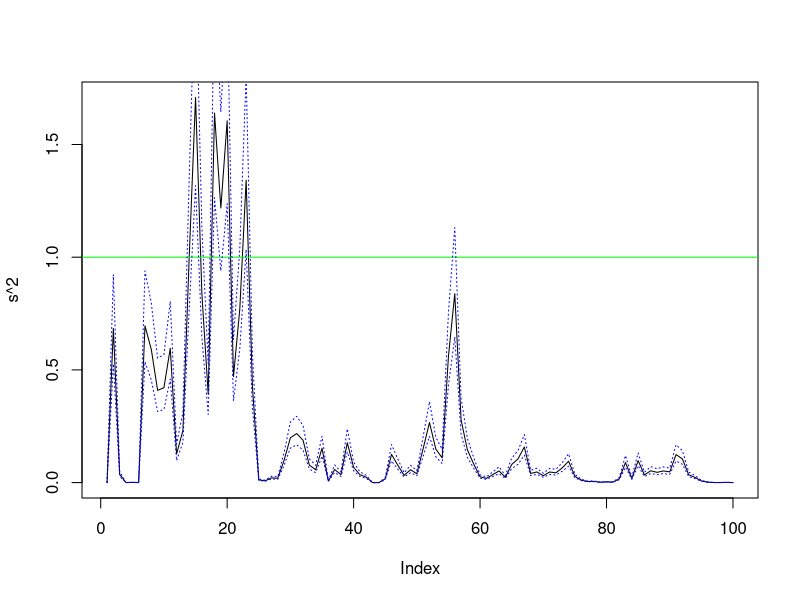

R code for this plot:
n=100
x=rnorm(n)

mu=cumsum(x)/(1:n)
ss=cumsum(x-mu)^2
s=c(ss[1],ss[2:(n-1)]/(1:(n-2)),ss[n]/(n-1))
#s=c(ss[1],ss[2:(n)]/(1:(n-1)))
l1=qchisq(0.975,n-1)
l2=qchisq(0.025,n-1)
ic1=((n-1)*s^2)/l1
ic2=((n-1)*s^2)/l2
plot(s^2,type="l")
#abline(h=mean(s^2),col="red")
abline(h=1,col="green")
lines(ic1,col="blue",lty="dotted")
lines(ic2,col="blue",lty="dotted")
